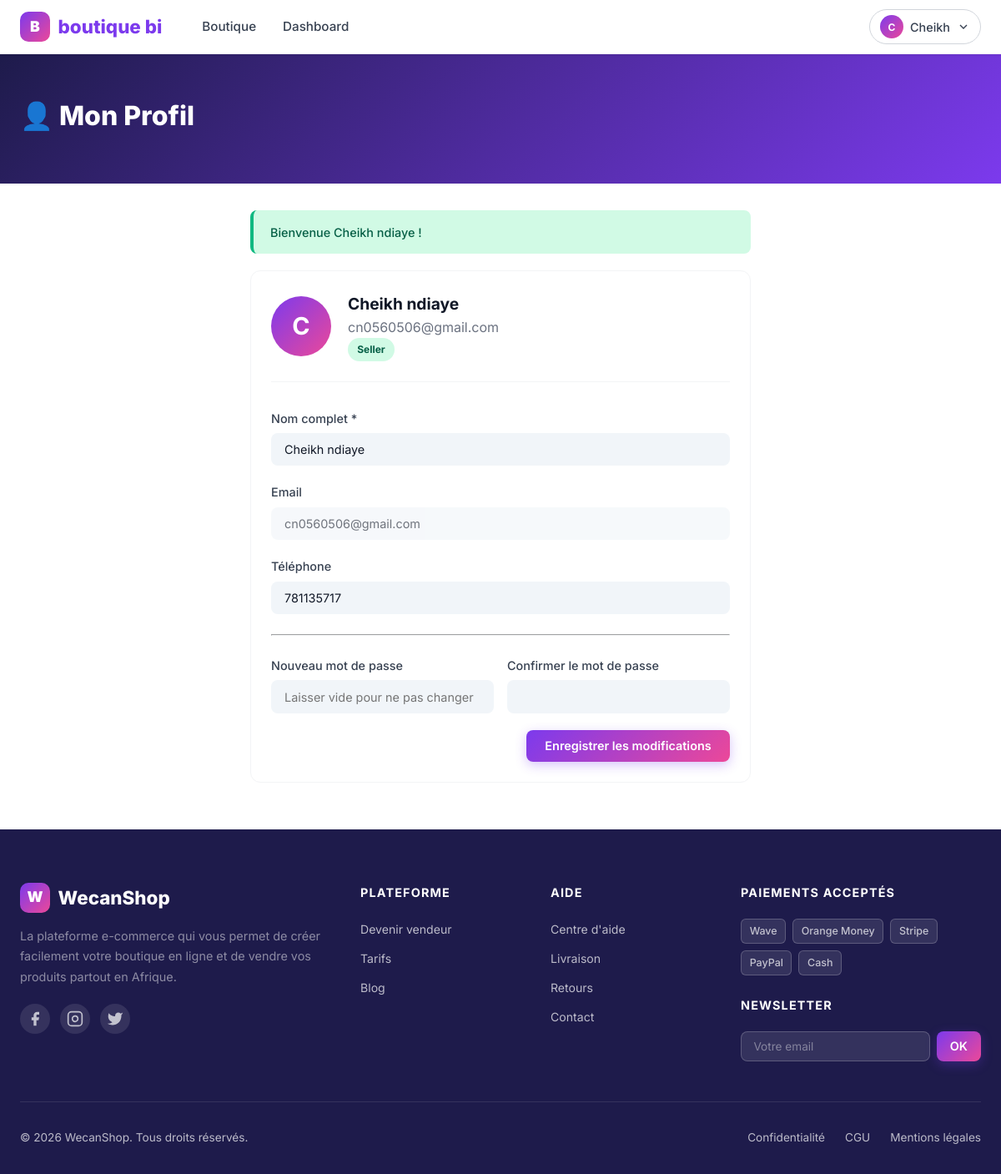
Screenshot of /profile.php (signed in) with the database file from the repository.
### tables this page shows
CREATE TABLE `stores` (
  `id` int(11) NOT NULL,
  `user_id` int(11) NOT NULL,
  `name` varchar(100) NOT NULL,
  `slug` varchar(100) NOT NULL,
  `description` text DEFAULT NULL,
  `logo` varchar(255) DEFAULT NULL,
  `banner` varchar(255) DEFAULT NULL,
  `status` enum('active','inactive') DEFAULT 'active',
  `created_at` timestamp NOT NULL DEFAULT current_timestamp(),
  `subscription_status` enum('trial','active','expired') DEFAULT 'trial',
  `subscription_end_date` date DEFAULT NULL,
  `facebook_pixel_id` varchar(30) DEFAULT NULL
);

CREATE TABLE `users` (
  `id` int(11) NOT NULL,
  `name` varchar(100) NOT NULL,
  `email` varchar(150) NOT NULL,
  `password` varchar(255) NOT NULL,
  `role` enum('buyer','seller','admin') DEFAULT 'buyer',
  `phone` varchar(20) DEFAULT NULL,
  `avatar` varchar(255) DEFAULT NULL,
  `created_at` timestamp NOT NULL DEFAULT current_timestamp(),
  `email_verified` tinyint(4) DEFAULT 0,
  `email_token` varchar(64) DEFAULT NULL
);

### profile.php (the view, shortened to what this page needs)
<?php
require_once __DIR__ . '/includes/header.php';
$stmt = $pdo->prepare("SELECT * FROM users WHERE id = ?");
$stmt->execute([$_SESSION['user_id']]);
$user = $stmt->fetch();
?>
<div class="page-header">
    <div class="container">
        <h1>👤 Mon Profil</h1>
    </div>
</div>
<div class="container" style="padding:2rem 0;max-width:600px">
    <?= renderFlash() ?>
    <div class="card">
        <div style="display:flex;align-items:center;gap:1.25rem;margin-bottom:2rem;padding-bottom:1.5rem;border-bottom:1px solid var(--gray-100)">
            <div style="width:72px;height:72px;background:var(--gradient);border-radius:50%;display:flex;align-items:center;justify-content:center;color:white;font-size:1.8rem;font-weight:700;flex-shrink:0">
                <?= strtoupper(substr($user['name'], 0, 1)) ?>
            </div>
            <div>
                <div style="font-size:1.2rem;font-weight:700"><?= escape($user['name']) ?></div>
                <div style="color:var(--gray-500)"><?= escape($user['email']) ?></div>
                <span class="badge badge-active"><?= ucfirst($user['role']) ?></span>
            </div>
        </div>
        <form method="POST" action="">
            <div class="form-group">
                <label class="form-label">Nom complet *</label>
                <input type="text" name="name" class="form-control"
                       value="<?= escape($_POST['name'] ?? $user['name']) ?>" required>
            </div>
            <div class="form-group">
                <label class="form-label">Email</label>
                <input type="email" class="form-control" value="<?= escape($user['email']) ?>" disabled style="opacity:.6">
            </div>
            <div class="form-group">
                <label class="form-label">Téléphone</label>
                <input type="tel" name="phone" class="form-control"
                       value="<?= escape($_POST['phone'] ?? $user['phone'] ?? '') ?>">
            </div>
            <hr style="margin:1.5rem 0;border-color:var(--gray-100)">
            <div class="form-grid-2">
                <div class="form-group">
                    <label class="form-label">Nouveau mot de passe</label>
                    <input type="password" name="new_password" class="form-control" placeholder="Laisser vide pour ne pas changer">
                </div>
                <div class="form-group">
                    <label class="form-label">Confirmer le mot de passe</label>
                    <input type="password" name="confirm_password" class="form-control">
                </div>
            </div>
            <div style="display:flex;justify-content:flex-end">
                <button type="submit" class="btn btn-primary">Enregistrer les modifications</button>
            </div>
        </form>
    </div>
</div>
<?php require_once __DIR__ . '/includes/footer.php'; ?>

### includes/header.php (shortened to what this page needs)
<?php
require_once __DIR__ . '/../config/db.php';
require_once __DIR__ . '/functions.php';
$currentPage = basename($_SERVER['PHP_SELF']);
$navBrandName = 'WecanShop';
$navBrandLetter = 'W';
if (isSeller() && !isAdmin() && isset($_SESSION['user_id'])) {
    $storeNameStmt = $pdo->prepare("SELECT name FROM stores WHERE user_id = ? LIMIT 1");
    $storeNameStmt->execute([$_SESSION['user_id']]);
    $storeName = $storeNameStmt->fetchColumn();
    if ($storeName) {
        $navBrandName   = $storeName;
        $navBrandLetter = strtoupper(mb_substr($storeName, 0, 1, 'UTF-8'));
    }
}
?>
<!DOCTYPE html>
<html lang="fr">
<head>
    <link rel="stylesheet" href="<?= SITE_URL ?>/assets/css/style.css?v=<?= filemtime(__DIR__ . '/../assets/css/style.css') ?>">
</head>
<body>
<nav class="navbar">
    <div class="container navbar-inner">
        <a href="<?= SITE_URL ?>/index.php" class="navbar-brand">
            <span class="brand-icon"><?= $navBrandLetter ?></span>
            <span><?= escape($navBrandName) ?></span>
        </a>
        <div class="navbar-links">
            <?php if (isLoggedIn()): ?>
                <a href="<?= SITE_URL ?>/shop.php" class="nav-link <?= $currentPage === 'shop.php' ? 'active' : '' ?>">Boutique</a>
            <?php endif; ?>
            <?php if (isSeller()): ?>
                <a href="<?= SITE_URL ?>/dashboard.php" class="nav-link <?= $currentPage === 'dashboard.php' ? 'active' : '' ?>">Dashboard</a>
            <?php endif; ?>
        </div>
        <div class="navbar-actions">
            <?php if (isLoggedIn()): ?>
                <div class="user-menu">
                    <button class="user-btn" onclick="toggleUserMenu()">
                        <div class="user-avatar"><?= strtoupper(substr($_SESSION['user_name'] ?? 'U', 0, 1)) ?></div>
                        <span><?= escape(explode(' ', $_SESSION['user_name'] ?? '')[0]) ?></span>
                        <svg width="16" height="16" fill="none" stroke="currentColor" stroke-width="2" viewBox="0 0 24 24"><path d="M6 9l6 6 6-6"/></svg>
                    </button>
                </div>
            <?php else: ?>
                <a href="<?= SITE_URL ?>/login.php" class="btn btn-outline">Connexion</a>
                <a href="<?= SITE_URL ?>/register.php" class="btn btn-primary">S'inscrire</a>
            <?php endif; ?>
        </div>
    </div>
</nav>
<div class="page-content">

### assets/css/style.css (style rules this page uses)
:root { --primary: #7C3AED; --primary-dark: #5B21B6; --primary-light: #EDE9FE; --secondary: #EC4899; --accent: #06B6D4; --success: #10B981; --warning: #F59E0B; --danger: #EF4444; --dark: #1E1B4B; --gray-900: #111827; --gray-700: #374151; --gray-500: #6B7280; --gray-300: #D1D5DB; --gray-100: #F3F4F6; --white: #FFFFFF; --gradient: linear-gradient(135deg, #7C3AED 0%, #EC4899 100%); --gradient-soft: linear-gradient(135deg, #EDE9FE 0%, #FCE7F3 100%); --shadow-sm: 0 1px 3px rgba(0,0,0,.08); --shadow: 0 4px 16px rgba(0,0,0,.1); --shadow-lg: 0 10px 40px rgba(0,0,0,.15); --radius: 12px; --radius-sm: 8px; --radius-lg: 20px; --transition: all .2s ease; }
*, *::before, *::after { box-sizing: border-box; margin: 0; padding: 0; }
html { scroll-behavior: smooth; }
body { font-family: 'Inter', -apple-system, sans-serif; color: var(--gray-900); background: var(--white); line-height: 1.6; -webkit-font-smoothing: antialiased; }
a { color: inherit; text-decoration: none; }
button { cursor: pointer; font-family: inherit; border: none; background: none; }
.container { max-width: 1200px; margin: 0 auto; padding: 0 1.5rem; }
.page-content { min-height: 100vh; }
.navbar { position: sticky; top: 0; z-index: 100; background: rgba(255,255,255,.95); backdrop-filter: blur(12px); border-bottom: 1px solid var(--gray-100); box-shadow: var(--shadow-sm); }
.navbar-inner { display: flex; align-items: center; gap: 2rem; height: 64px; }
.navbar-brand { display: flex; align-items: center; gap: .6rem; font-weight: 800; font-size: 1.4rem; color: var(--primary); flex-shrink: 0; }
.brand-icon { width: 36px; height: 36px; background: var(--gradient); border-radius: 10px; display: flex; align-items: center; justify-content: center; color: white; font-weight: 900; font-size: 1.1rem; }
.navbar-links { display: flex; gap: 0; flex: 1; }
.nav-link { padding: .5rem 1rem; font-weight: 500; color: var(--gray-700); border-radius: var(--radius-sm); transition: var(--transition); font-size: .95rem; }
.navbar-actions { display: flex; align-items: center; gap: .75rem; margin-left: auto; }
.user-menu { position: relative; }
.user-btn { display: flex; align-items: center; gap: .5rem; padding: .4rem .75rem; border-radius: 40px; border: 1.5px solid var(--gray-300); font-size: .9rem; font-weight: 500; transition: var(--transition); color: var(--gray-700); }
.user-avatar { width: 28px; height: 28px; background: var(--gradient); border-radius: 50%; display: flex; align-items: center; justify-content: center; color: white; font-size: .75rem; font-weight: 700; }
.btn { display: inline-flex; align-items: center; justify-content: center; gap: .5rem; padding: .65rem 1.4rem; border-radius: var(--radius-sm); font-weight: 600; font-size: .9rem; transition: var(--transition); white-space: nowrap; }
.btn-primary { background: var(--gradient); color: white; box-shadow: 0 4px 14px rgba(124,58,237,.3); }
.form-group { margin-bottom: 1.25rem; }
.form-label { display: block; font-weight: 500; font-size: .9rem; color: var(--gray-700); margin-bottom: .4rem; }
.form-control { width: 100%; padding: .7rem 1rem; border: none; border-radius: var(--radius-sm); font-family: inherit; font-size: .9rem; color: var(--gray-900); transition: background .15s, box-shadow .15s; outline: none; background: #F1F5F9; }
.form-grid-2 { display: grid; grid-template-columns: 1fr 1fr; gap: 1rem; }
.card { background: white; border-radius: var(--radius); padding: 1.5rem; border: 1px solid var(--gray-100); margin-bottom: 1.5rem; }
.badge { display: inline-flex; align-items: center; padding: .25rem .7rem; border-radius: 40px; font-size: .75rem; font-weight: 700; }
.badge-active { background: #D1FAE5; color: #065F46; }
.page-header { background: linear-gradient(135deg, var(--dark) 0%, var(--primary) 100%); color: white; padding: 3rem 0; margin-bottom: 0; }
.page-header h1 { font-size: 2rem; font-weight: 800; margin-bottom: .5rem; }

### rows the page displays
stores: name "B", name "boutique bi"
users: name "C", name "Cheikh ndiaye", email "cn0560506@gmail.com", role "Seller", phone "781135717"

### other values shown
substr($_SESSION['user_name'] ?? 'U', 0, 1) "C"
explode(' ', $_SESSION['user_name'] ?? '')[0] "Cheikh"
$flash['message'] "Bienvenue Cheikh ndiaye !"
